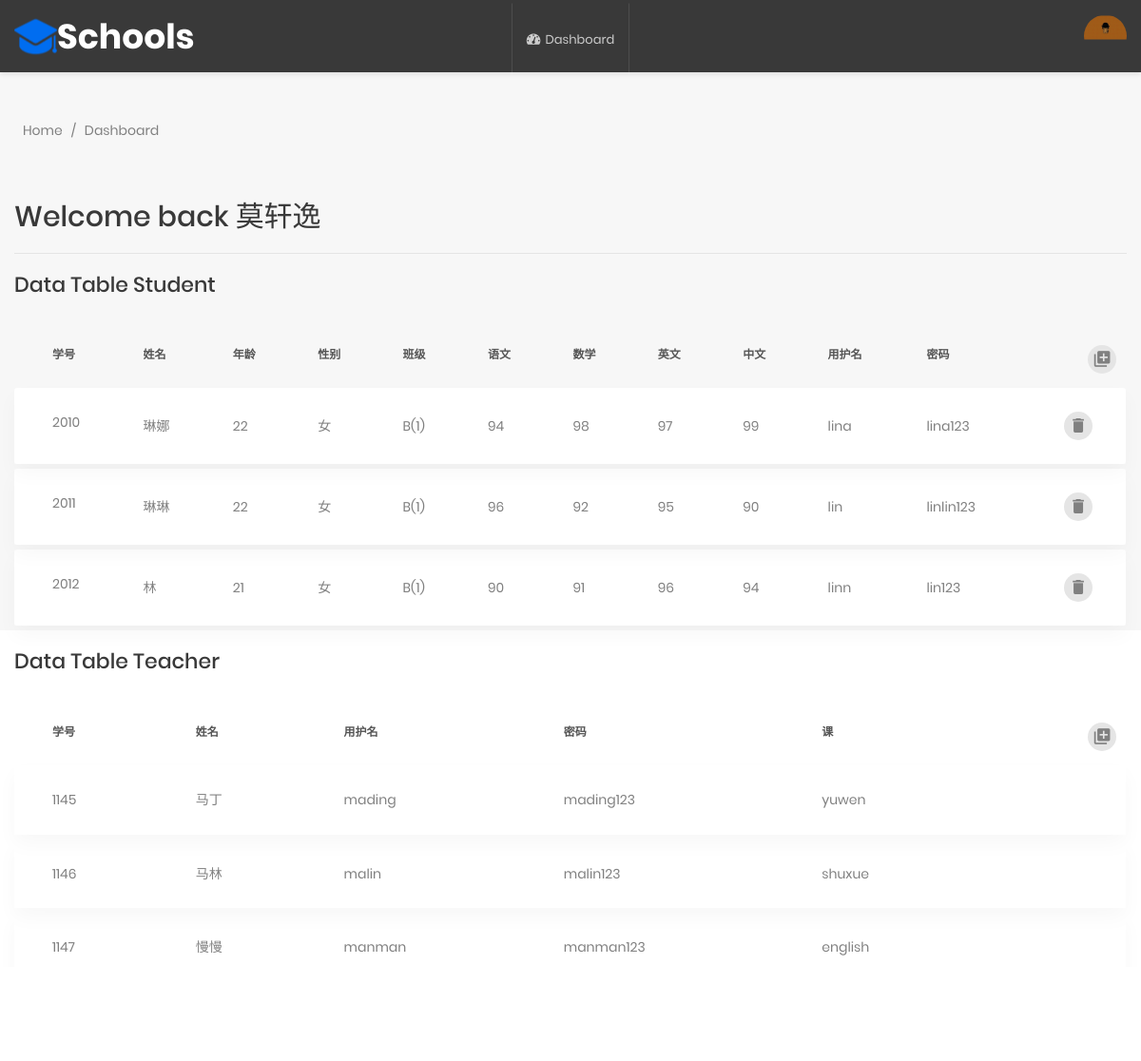
Screenshot of /admin/index.php (signed in) with the database file from the repository.
### tables this page shows
CREATE TABLE `p_admin` (
  `id` int(20) NOT NULL,
  `name` varchar(20) NOT NULL,
  `uname` varchar(20) NOT NULL,
  `pass` varchar(20) NOT NULL,
  `img` varchar(20) NOT NULL,
  `locimg` varchar(100) NOT NULL,
  `level` varchar(20) NOT NULL
);

CREATE TABLE `student` (
  `id` int(20) NOT NULL,
  `name` varchar(20) NOT NULL,
  `old` int(20) NOT NULL,
  `sex` varchar(20) NOT NULL,
  `class` varchar(20) NOT NULL
);

CREATE TABLE `score` (
  `id` int(20) NOT NULL,
  `name` varchar(20) NOT NULL,
  `yuwen` int(11) NOT NULL,
  `shuxue` int(11) NOT NULL,
  `english` int(11) NOT NULL,
  `zh` int(11) NOT NULL,
  `grade` varchar(20) NOT NULL
);

CREATE TABLE `p_student` (
  `id` int(20) NOT NULL,
  `name` varchar(20) NOT NULL,
  `uname` varchar(20) NOT NULL,
  `pass` varchar(20) NOT NULL,
  `img` varchar(20) NOT NULL,
  `locimg` varchar(100) NOT NULL,
  `level` varchar(20) NOT NULL
);

CREATE TABLE `p_teacher` (
  `id` int(20) NOT NULL,
  `name` varchar(20) NOT NULL,
  `uname` varchar(20) NOT NULL,
  `pass` varchar(20) NOT NULL,
  `img` varchar(20) NOT NULL,
  `locimg` varchar(100) NOT NULL,
  `level` varchar(20) NOT NULL,
  `ke` varchar(20) NOT NULL
);

### admin/index.php (the view, shortened to what this page needs)
<!DOCTYPE html>
<html lang="en">
<head>
        <link href="../assets/css/font-face.css" rel="stylesheet" media="all">
    <link href="../assets/vendor/font-awesome-4.7/css/font-awesome.min.css" rel="stylesheet" media="all">
    <link href="../assets/vendor/font-awesome-5/css/fontawesome-all.min.css" rel="stylesheet" media="all">
    <link href="../assets/vendor/mdi-font/css/material-design-iconic-font.min.css" rel="stylesheet" media="all">
    <link href="../assets/vendor/bootstrap-4.1/bootstrap.min.css" rel="stylesheet" media="all">
    <link href="../assets/vendor/animsition/animsition.min.css" rel="stylesheet" media="all">
    <link href="../assets/css/theme.css" rel="stylesheet" media="all">
</head>
<body class="animsition">
    <div class="page-wrapper">
        <header class="header-desktop3 d-none d-lg-block">
            <div class="section__content section__content--p35">
                <div class="header3-wrap">
                  <div class="header__logo">
                      <img src="../assets/img/logo/logo.png" alt="" /><h1><font color="white"> Schools</font></h1>
                  </div>
                    <div class="header__navbar">
                        <ul class="list-unstyled">
                            <li class="has-sub">
                                <a href="index.php">
                                    <i class="fas fa-tachometer-alt"></i>Dashboard
                                </a>
                            </li>
                        </ul>
                    </div>
                    <div class="header__tool">
                        <div class="account-wrap">
                            <div class="account-item account-item--style2 clearfix js-item-menu">
                							<div class="image">
                                <?php
                                include "../assets/config/config.php";
                                $uname = $_SESSION['uname'];
                                $query = mysqli_query($conn,"SELECT * FROM p_admin where uname='$uname'");
                                if(mysqli_num_rows($query)>0){
                                $no = 1;
                                while($data = mysqli_fetch_array($query)){
                                ?>
                                  <img src="<?php echo $data["locimg"];?>" alt="<?php echo $_SESSION['name']; ?>" />
                                <?php $no++; } ?>
                                <?php } ?>
                                                </div>
                            </div>
                        </div>
                    </div>
                </div>
            </div>
        </header>
        <div class="page-content--bgf7">
            <section class="au-breadcrumb2">
                <div class="container">
                    <div class="row">
                        <div class="col-md-12">
                            <div class="au-breadcrumb-content">
                                <div class="au-breadcrumb-left">
                                    <ul class="list-unstyled list-inline au-breadcrumb__list">
                                        <li class="list-inline-item active">
                                            <a href="#">Home</a>
                                        </li>
                                        <li class="list-inline-item seprate">
                                            <span>/</span>
                                        </li>
                                        <li class="list-inline-item">Dashboard</li>
                                    </ul>
                                </div>
                            </div>
                        </div>
                    </div>
                </div>
            </section>
            <section class="welcome p-t-10">
                <div class="container">
                    <div class="row">
                        <div class="col-md-12">
                            <h1 class="title-4">Welcome back
                                <span><?php echo $_SESSION['name']; ?></span>
                            </h1>
                            <hr class="line-seprate">
                        </div>
                    </div>
                </div>
            </section>
            <section class="p-t-20">
                <div class="container">
                    <div class="row">
                        <div class="col-md-12">
                            <h3 class="title-5 m-b-35">data table student</h3>
                            <div class="table-responsive table-responsive-data2">
                              <?php
                                include "../assets/config/config.php";
                                $query = mysqli_query($conn,"SELECT student.id,
                                  student.name, student.old, student.sex,
                                  student.class, score.yuwen, score.shuxue,
                                  score.english, score.zh, score.grade, p_student.uname, p_student.pass
                                  FROM student
								  INNER JOIN score
                                  ON student.id=score.id
								  INNER JOIN p_student ON
								  student.id = p_student.id
								  where student.name=score.name ;");
                              ?>
                                <table class="table table-data2">
                                    <thead>
                                        <tr>
                                          <th>学号</th>
                                          <th>姓名</th>
                                          <th>年龄</th>
                                          <th>性别</th>
                                          <th>班级</th>
                                          <th>语文</th>
                                          <th>数学</th>
                                          <th>英文</th>
                                          <th>中文</th>
										  <th>用护名</th>
                                          <th>密码</th>
                                          <th>
                                            <div class="table-data-feature">
                                            <button onclick="window.location.href='add.php'" class="item" data-toggle="tooltip" data-placement="top" title="Add">
                                              <i class="zmdi zmdi-collection-plus"></i>
                                          </button>
                                          </div>
                                        </th>
                                        </tr>
                                    </thead>
                                    <tbody>
                                      <?php if(mysqli_num_rows($query)>0){ ?>
                    										<?php
                    											$no = 1;
                    											while($data = mysqli_fetch_array($query)){
                    										?>
                                        <tr class="tr-shadow">
                                          <td><?php echo $data["id"];?></td>
                                          <td><?php echo $data["name"];?></td>
                                          <td><?php echo $data["old"];?></td>
                                          <td><?php echo $data["sex"];?></td>
                                          <td><?php echo $data["class"];?></td>
                                          <td><?php echo $data["yuwen"];?></td>
                                          <td><?php echo $data["shuxue"];?></td>
                                          <td><?php echo $data["english"];?></td>
                                          <td><?php echo $data["zh"];?></td>
										  <td><?php echo $data["uname"];?></td>
										  <td><?php echo $data["pass"];?></td>
                                            <td>
                                                <div class="table-data-feature">
                                                    <button onclick="window.location.href='delete.php?id=<?php echo $data['id']?>'" class="item" data-toggle="tooltip" data-placement="top" title="Delete">
                                                        <i class="zmdi zmdi-delete"></i>
                                                    </button>
                                                </div>
                                            </td>
                                        </tr>
                                        <tr class="spacer"></tr>
                                        <?php $no++; } ?>
                    					<?php }?>
                                    </tbody>
                                </table>
                            </div>
                        </div>
                    </div>
                </div>
            </section>
        </div>
        <section class="p-t-20">
            <div class="container">
                <div class="row">
                    <div class="col-md-12">
                        <h3 class="title-5 m-b-35">data table teacher</h3>
                        <div class="table-responsive table-responsive-data2">
                          <?php
                            $query = mysqli_query($conn,"SELECT * FROM p_teacher ;");
                          ?>
                            <table class="table table-data2">
                                <thead>
                                    <tr>
                                      <th>学号</th>
                                      <th>姓名</th>
                                      <th>用护名</th>
                                      <th>密码</th>
                                      <th>课</th>
                                      <th>
                                        <div class="table-data-feature">
                                        <button onclick="window.location.href='addteacher.php'" class="item" data-toggle="tooltip" data-placement="top" title="Add">
                                          <i class="zmdi zmdi-collection-plus"></i>
                                      </button>
                                      </div>
                                    </th>
                                    </tr>
                                </thead>
                                <tbody>
                                  <?php if(mysqli_num_rows($query)>0){ ?>
                                    <?php
                                      $no = 1;
                                      while($data = mysqli_fetch_array($query)){
                                    ?>
                                    <tr class="tr-shadow">
                                      <td><?php echo $data["id"];?></td>
                                      <td><?php echo $data["name"];?></td>
                  <td><?php echo $data["uname"];?></td>
                  <td><?php echo $data["pass"];?></td>
                  <td><?php echo $data["ke"];?></td>
                                        <td>
                                        </td>
                                    </tr>
                                    <tr class="spacer"></tr>
                                    <?php $no++; } ?>
                          <?php }?>
                                </tbody>
                            </table>
                        </div>
                    </div>
                </div>
            </div>
        </section>
    </div>
</body>
</html>

### rows the page displays
p_admin: locimg (picture)
student: id "2010", name "琳娜", old "22", sex "女", class "B(1)", score.yuwen "94", score.shuxue "98", score.english "97", score.zh "99", p_student.uname "lina", p_student.pass "lina123"
student: id "2011", name "琳琳", old "22", sex "女", class "B(1)", score.yuwen "96", score.shuxue "92", score.english "95", score.zh "90", p_student.uname "lin", p_student.pass "linlin123"
student: id "2012", name "林", old "21", sex "女", class "B(1)", score.yuwen "90", score.shuxue "91", score.english "96", score.zh "94", p_student.uname "linn", p_student.pass "lin123"
p_teacher: id "1145", name "马丁", uname "mading", pass "mading123", ke "yuwen"
p_teacher: id "1146", name "马林", uname "malin", pass "malin123", ke "shuxue"
p_teacher: id "1147", name "慢慢", uname "manman", pass "manman123", ke "english"

### other values shown
$_SESSION['name'] "莫轩逸"
